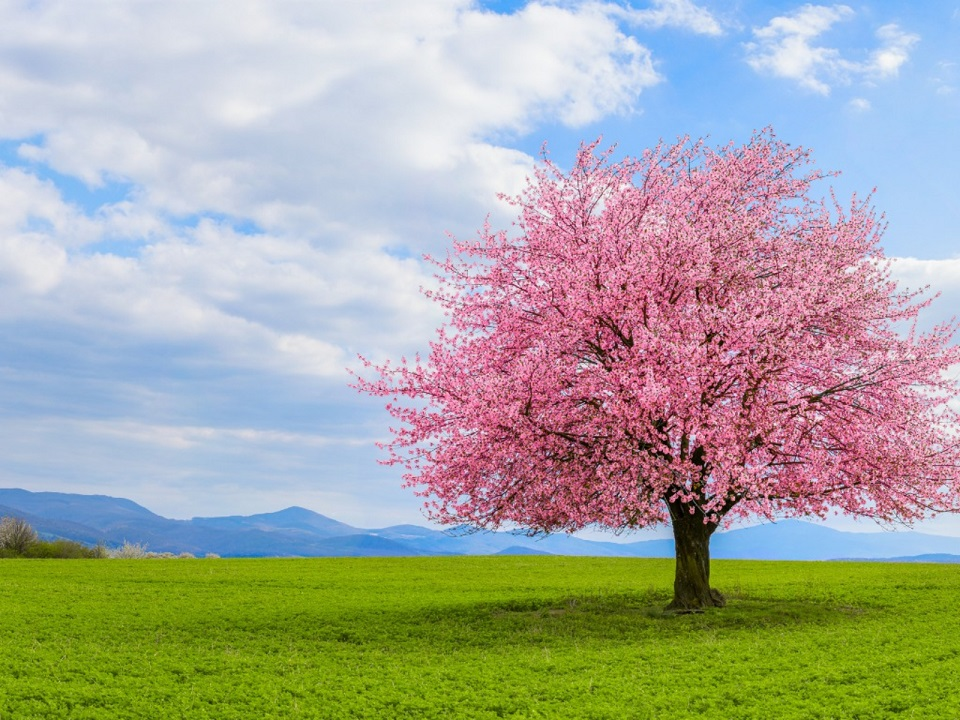
#> input picture Assignments/class/japanese-cherry.jpg, 960 x 720 px
$ jupyter execute tree_filter.ipynb
#> lines starting #> are read from the running program, lines starting #| are printed output that depends on the picture
[cell 1]
import cv2
import numpy as np
'''
trackbar blur image
'''
def nothing(x):
    pass

# Create a black image, a window
img = cv2.imread('japanese-cherry.jpg')
#> img is the input picture: shape (720, 960, 3); mean B, G, R 158.7, 168.8, 167.6
#img = cv2.cvtColor(img, cv2.COLOR_BGR2RGB)
im = np.zeros(img.shape, np.uint8) # do not use original image it overwrites the image
mean = 10, 10, 10
sigma = 30, 30, 30
cv2.randn(im,mean,sigma) # create the random distribution
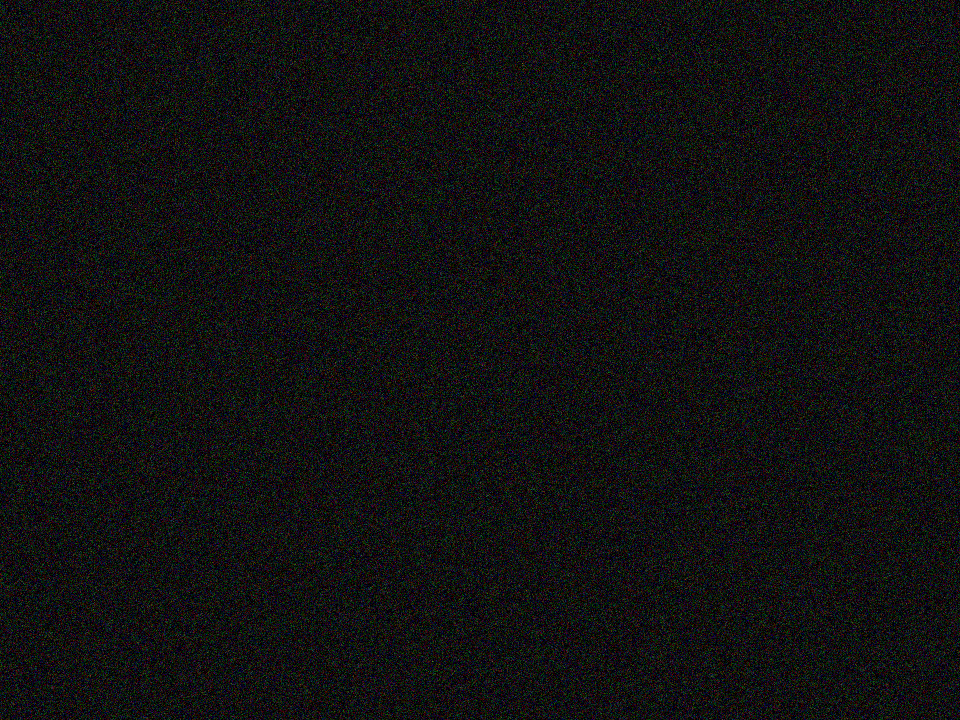
#> im: shape (720, 960, 3); mean of channels 0, 1, 2 17.6, 17.6, 17.6; drawn as B, G, R
im_noise = cv2.add(img, im)
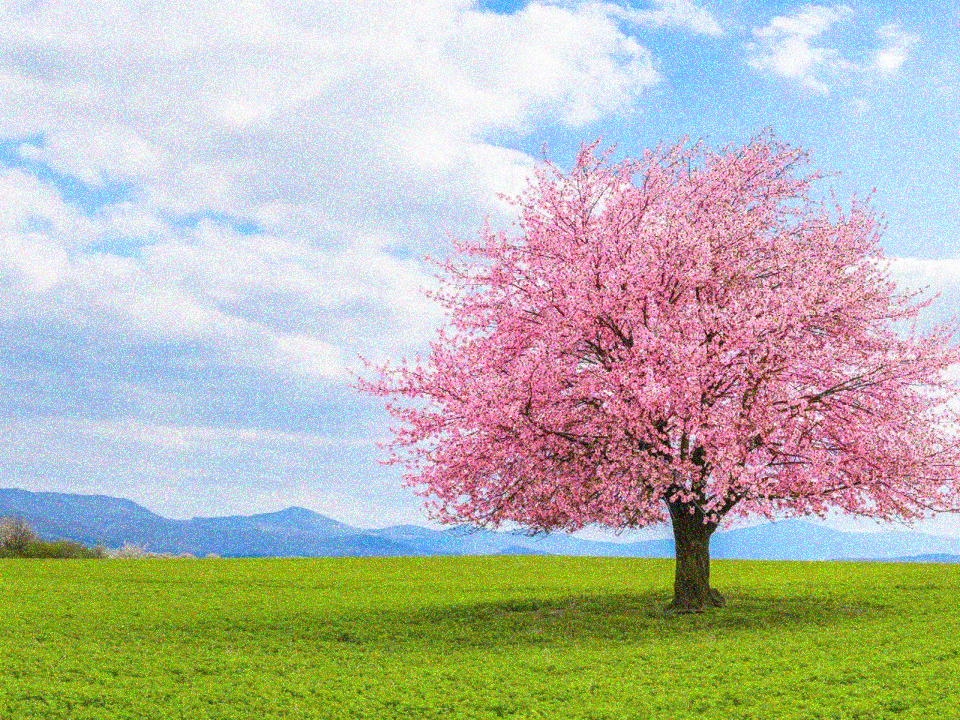
#> im_noise: shape (720, 960, 3); mean B, G, R 172.5, 185.3, 184
#
blur = img
BilateralBlur = img
#img = np.zeros((300,512,3), np.uint8)
cv2.namedWindow('Output')
cv2.namedWindow('Meanblur')
cv2.namedWindow('Bilaterial')

# create trackbars for color change
cv2.createTrackbar('Kernel','Meanblur',0,5,nothing)
cv2.createTrackbar('diameter','Bilaterial',0,15,nothing)

# create switch for ON/OFF functionality
switch = '0 : OFF \n1 : ON'
cv2.createTrackbar(switch, 'Output',0,1,nothing)

while(1):
    cv2.imshow('Output',img)
    cv2.imshow('Meanblur',blur)
    cv2.imshow('Bilaterial',BilateralBlur)
    k = cv2.waitKey(1) & 0xFF
#> (key Esc is pressed here)
    if k == 27:
        break

    # get current positions of four trackbars
    KernelSize = cv2.getTrackbarPos('Kernel','Meanblur')
    diameter = cv2.getTrackbarPos('diameter','Bilaterial')

    s = cv2.getTrackbarPos(switch,'Output')
    # cannot be 0 then crash

    if diameter == 0:
        diameter = 1
    if KernelSize == 0:
        KernelSize = 3
    elif KernelSize == 1:
        KernelSize = 5
    elif KernelSize == 2:
        KernelSize = 7
    elif KernelSize == 3:
        KernelSize = 9
    elif KernelSize == 4:
        KernelSize = 11
    if s == 0:
        pass
    else:
        # ---------------------------- Mean Blur -linear---------------------------- #
        blur = cv2.blur(im_noise,(KernelSize,KernelSize))
        # ---------------------------- Bilateral Blur -Non-linear ---------------------------- #
        BilateralBlur = cv2.bilateralFilter(src=im_noise, d=diameter, sigmaColor=100, sigmaSpace=100)


cv2.destroyAllWindows()
